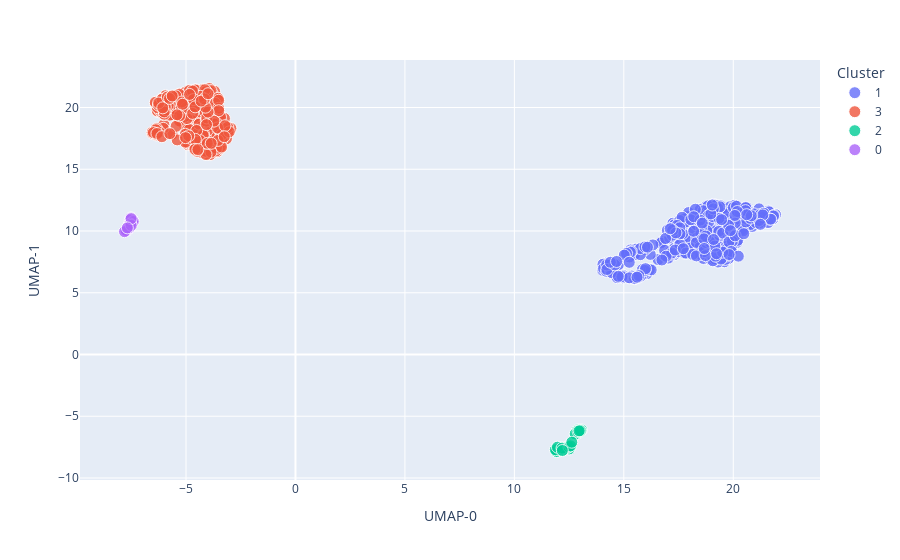

Notebook source saved alongside this figure:
### Code cell
print("\nCluster reference:")
fig = px.scatter(
    df_clustered_umap,
    x = df_clustered_umap['UMAP-0'],
    y = df_clustered_umap['UMAP-1'],
    color = "Cluster",
)

fig.update_traces(marker=dict(
            size=12,
            opacity=0.8,
            line=dict(
                color='white',
                width=1
            )))
fig.show()

# Map each cluster to the automatic color it presents as in the scatter plot
clusters = df_clustered_umap["Cluster"].unique()
#plotly_colors = px.colors.qualitative.Plotly
plotly_colors = ['#636EFA', '#EF553B', '#00CC96', '#AB63FA', '#FFA15A', '#19D3F3', '#FF6692', '#B6E880', '#FF97FF', '#FECB52']
cluster_colors = {}
i = 0
for c in clusters:
    cluster_colors[c] = plotly_colors[i]
    i += 1

def cluster_heading(cluster):
    display(HTML(f'''
    <div style='background-color:{cluster_colors[cluster] + '98'};
        width:50rem;max-width:100%;height:3rem;display:flex;align-items:center;
        justify-content:center;color:white;font-size:2rem'>
        <center>Cluster {cluster}</center>
    </div>'''))
    
print("Enrichr results, by cluster:")

# Make horizontal barplots to visualize top Enrichr results
clusters = df_enrichr_results["cluster"].unique()
for cluster in clusters:
    cluster_results = df_enrichr_results.loc[df_enrichr_results["cluster"] == cluster, :]
    libraries = cluster_results["library"].unique()
    num_rows = len(libraries)

    count = 1 # keep track of which subplot we're on
    fig = plt.figure(figsize=(15,5*num_rows))
    
    for library in cluster_results["library"].unique():
            library_results = cluster_results.loc[cluster_results["library"] == library, :]
            for direction in library_results["direction"].unique():
                plot_results = library_results.loc[cluster_results["direction"] == direction, :]
                plot_results = plot_results.sort_values("pvalue",ascending=False)
                labels = plot_results["term"]
                labels = [ '\n'.join(wrap(l, 20)) for l in labels ]
                values = plot_results["pvalue"]
                values = -np.log(values)
                
                # normalize values to map from 0-1 -> color, with opacity also based on normalized pvalue
                cmap = plt.get_cmap('cool')
                norm_values = [ 0.3 + (x - min(values))/(max(values) - min(values))*0.7 for x in values]
                colors = [ [*cmap(val)[:3], 0.4  + 0.2*val] for val in norm_values]
                
                # plot result
                ax = fig.add_subplot(num_rows,2,count)
                ax.barh(labels,values,color = colors)
                ax.set_title(f'{library}\n{direction} genes')
                ax.set_xlabel(' – log(pvalue)')
                count += 1
                
    cluster_heading(cluster)
    #title = plt.suptitle(f'Cluster {cluster}',fontsize=24, color="white",bbox=(dict(facecolor=cluster_colors[cluster], alpha=0.8,pad=5)))
    fig.tight_layout(pad=3, w_pad=2, h_pad=6)
    
    plt.show()

### Figure 1 — Plotly figure (JSON) as saved in the notebook; plotly's stock layout.template omitted (floating-point values rounded to 4 significant figures; data arrays with more than 128 entries replaced by an {"elided": "..."} marker saying what was removed)
{"data": [{"hovertemplate": "Cluster=1<br>UMAP-0=%{x}<br>UMAP-1=%{y}<extra></extra>", "legendgroup": "1", "marker": {"color": "#636efa", "line": {"color": "white", "width": 1}, "opacity": 0.8, "size": 12, "symbol": "circle"}, "mode": "markers", "name": "1", "orientation": "v", "showlegend": true, "type": "scatter", "x": {"elided": "353 float values"}, "xaxis": "x", "y": {"elided": "353 float values"}, "yaxis": "y"}, {"hovertemplate": "Cluster=3<br>UMAP-0=%{x}<br>UMAP-1=%{y}<extra></extra>", "legendgroup": "3", "marker": {"color": "#EF553B", "line": {"color": "white", "width": 1}, "opacity": 0.8, "size": 12, "symbol": "circle"}, "mode": "markers", "name": "3", "orientation": "v", "showlegend": true, "type": "scatter", "x": {"elided": "263 float values"}, "xaxis": "x", "y": {"elided": "263 float values"}, "yaxis": "y"}, {"hovertemplate": "Cluster=2<br>UMAP-0=%{x}<br>UMAP-1=%{y}<extra></extra>", "legendgroup": "2", "marker": {"color": "#00cc96", "line": {"color": "white", "width": 1}, "opacity": 0.8, "size": 12, "symbol": "circle"}, "mode": "markers", "name": "2", "orientation": "v", "showlegend": true, "type": "scatter", "x": [11.94, 12.39, 13.07, 12.9, 12.86, 12.17, 12.39, 12.09, 13.04, 12.11, 12.5, 12.12, 12.1, 12.81, 11.93, 12.98, 12.38, 12.96, 12.83, 12.85, 12.92, 12.78, 11.93, 12.23, 12.1, 11.87, 12.91, 11.97, 13.02, 12.96, 12.18, 12.49, 12.57, 12.19, 12.62], "xaxis": "x", "y": [-7.812, -7.531, -6.11, -6.11, -6.353, -7.537, -7.615, -7.749, -6.184, -7.792, -7.648, -7.64, -7.653, -6.412, -7.82, -6.152, -7.568, -6.29, -6.379, -6.231, -6.284, -6.432, -7.855, -7.692, -7.712, -7.71, -6.234, -7.504, -6.175, -6.183, -7.585, -7.483, -7.396, -7.776, -7.104], "yaxis": "y"}, {"hovertemplate": "Cluster=0<br>UMAP-0=%{x}<br>UMAP-1=%{y}<extra></extra>", "legendgroup": "0", "marker": {"color": "#ab63fa", "line": {"color": "white", "width": 1}, "opacity": 0.8, "size": 12, "symbol": "circle"}, "mode": "markers", "name": "0", "orientation": "v", "showlegend": true, "type": "scatter", "x": [-7.486, -7.511, -7.547, -7.595, -7.473, -7.704, -7.486, -7.558, -7.433, -7.436, -7.727, -7.591, -7.73, -7.546, -7.738, -7.41, -7.587, -7.545, -7.81, -7.502, -7.506, -7.68], "xaxis": "x", "y": [10.79, 11.06, 10.51, 10.59, 10.94, 10.06, 10.98, 10.44, 10.87, 10.89, 10.06, 10.23, 10.06, 10.9, 10.04, 10.77, 10.27, 10.56, 9.945, 10.46, 11.0, 10.25], "yaxis": "y"}], "layout": {"legend": {"title": {"text": "Cluster"}, "tracegroupgap": 0}, "margin": {"t": 60}, "xaxis": {"anchor": "y", "domain": [0, 1], "title": {"text": "UMAP-0"}}, "yaxis": {"anchor": "x", "domain": [0, 1], "title": {"text": "UMAP-1"}}}}
